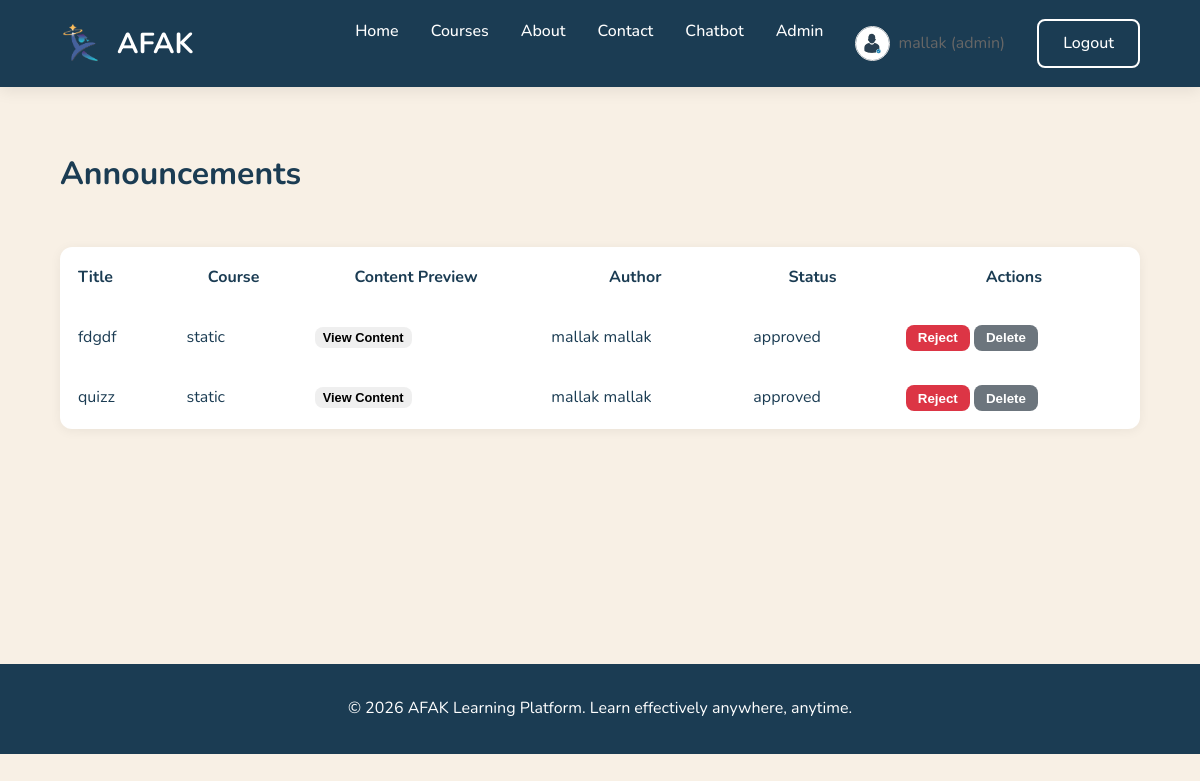
/admin/announcements.php (signed in), run on the app's committed database.
### tables this page shows
CREATE TABLE IF NOT EXISTS `announcements` (
  `id` int(10) UNSIGNED NOT NULL AUTO_INCREMENT,
  `course_id` int(10) UNSIGNED NOT NULL,
  `created_by` int(10) UNSIGNED NOT NULL,
  `title` varchar(255) NOT NULL,
  `content` text NOT NULL,
  `status` enum('draft','pending','approved','rejected') NOT NULL DEFAULT 'draft',
  `approved_by` int(10) UNSIGNED DEFAULT NULL,
  `approved_at` timestamp NULL DEFAULT NULL,
  `published_at` timestamp NULL DEFAULT NULL,
  `created_at` timestamp NULL DEFAULT CURRENT_TIMESTAMP,
  `updated_at` timestamp NULL DEFAULT CURRENT_TIMESTAMP ON UPDATE CURRENT_TIMESTAMP,
  PRIMARY KEY (`id`),
  KEY `created_by` (`created_by`),
  KEY `approved_by` (`approved_by`),
  KEY `idx_announcements_course` (`course_id`),
  KEY `idx_announcements_status` (`status`)
);

CREATE TABLE IF NOT EXISTS `courses` (
  `id` int(10) UNSIGNED NOT NULL AUTO_INCREMENT,
  `title` varchar(255) NOT NULL,
  `slug` varchar(191) NOT NULL,
  `description` text NOT NULL,
  `short_description` varchar(500) DEFAULT NULL,
  `thumbnail_url` varchar(500) DEFAULT NULL,
  `category_id` int(10) UNSIGNED DEFAULT NULL,
  `instructor_id` int(10) UNSIGNED NOT NULL,
  `status` enum('draft','pending_review','approved','rejected','published') NOT NULL DEFAULT 'draft',
  `is_free` tinyint(1) NOT NULL DEFAULT '1',
  `price` decimal(10,2) DEFAULT NULL,
  `duration_hours` int(10) UNSIGNED DEFAULT NULL COMMENT 'Estimated total hours',
  `level` enum('beginner','intermediate','advanced','all') DEFAULT 'all',
  `learning_style` enum('visual','verbal','mixed') NOT NULL DEFAULT 'mixed',
  `approved_by` int(10) UNSIGNED DEFAULT NULL,
  `approved_at` timestamp NULL DEFAULT NULL,
  `rejection_reason` text,
  `created_at` timestamp NULL DEFAULT CURRENT_TIMESTAMP,
  `updated_at` timestamp NULL DEFAULT CURRENT_TIMESTAMP ON UPDATE CURRENT_TIMESTAMP,
  `cover_url` varchar(500) DEFAULT NULL COMMENT 'Course cover image',
  PRIMARY KEY (`id`),
  UNIQUE KEY `slug` (`slug`),
  KEY `approved_by` (`approved_by`),
  KEY `idx_courses_status` (`status`),
  KEY `idx_courses_instructor` (`instructor_id`),
  KEY `idx_courses_category` (`category_id`)
);

CREATE TABLE IF NOT EXISTS `users` (
  `id` int(10) UNSIGNED NOT NULL AUTO_INCREMENT,
  `username` varchar(50) NOT NULL,
  `email` varchar(191) NOT NULL,
  `password_hash` varchar(255) NOT NULL,
  `first_name` varchar(100) NOT NULL,
  `last_name` varchar(100) NOT NULL,
  `role` enum('student','instructor','admin') NOT NULL DEFAULT 'student',
  `avatar_url` varchar(500) DEFAULT NULL,
  `bio` text,
  `is_active` tinyint(1) NOT NULL DEFAULT '1',
  `email_verified_at` timestamp NULL DEFAULT NULL,
  `last_login_at` timestamp NULL DEFAULT NULL,
  `created_at` timestamp NULL DEFAULT CURRENT_TIMESTAMP,
  `updated_at` timestamp NULL DEFAULT CURRENT_TIMESTAMP ON UPDATE CURRENT_TIMESTAMP,
  `survey_skipped` tinyint(1) DEFAULT '0',
  PRIMARY KEY (`id`),
  UNIQUE KEY `username` (`username`),
  UNIQUE KEY `email` (`email`),
  KEY `idx_users_role` (`role`)
);

### includes/functions.php (called while the page is built, shortened)
<?php
function e(string $str): string {
    return htmlspecialchars($str, ENT_QUOTES, 'UTF-8');
}

### admin/announcements.php (the view, shortened to what this page needs)
<?php
require_once __DIR__ . '/../config/db.php';
require_once __DIR__ . '/../includes/functions.php';
$announcements = $pdo->query("
    SELECT a.*, c.title as course_title, u.first_name, u.last_name
    FROM announcements a
    JOIN courses c ON a.course_id = c.id
    JOIN users u ON a.created_by = u.id
    ORDER BY a.created_at DESC
")->fetchAll();
require_once __DIR__ . '/../includes/header.php';
?>
<h2 class="section-title">Announcements</h2>
<table style="width: 100%; background: white; border-radius: 12px; overflow: hidden; box-shadow: 0 2px 12px rgba(0,0,0,0.06);">
    <thead>
        <tr style="background: var(--light);">
            <th style="padding: 1rem; text-align: left;">Title</th>
            <th style="padding: 1rem;">Course</th>
            <th style="padding: 1rem;">Content Preview</th>
            <th style="padding: 1rem;">Author</th>
            <th style="padding: 1rem;">Status</th>
            <th style="padding: 1rem;">Actions</th>
        </tr>
    </thead>
    <tbody>
        <?php foreach ($announcements as $a): ?>
        <tr style="border-top: 1px solid var(--border);">
            <td style="padding: 1rem;"><?= e($a['title']) ?></td>
            <td style="padding: 1rem;"><?= e($a['course_title']) ?></td>
            <td style="padding: 1rem;">
                <button type="button" class="btn btn-secondary" style="padding: 0.2rem 0.5rem; font-size: 0.8rem;"
                        onclick="togglePreview(<?= $a['id'] ?>)">View Content</button>
            </td>
            <td style="padding: 1rem;"><?= e($a['first_name'] . ' ' . $a['last_name']) ?></td>
            <td style="padding: 1rem;"><?= e($a['status']) ?></td>
            <td style="padding: 1rem;">
                <?php if ($a['status'] === 'draft' || $a['status'] === 'approved'): ?>
                <form method="POST" style="display: inline;">
                    <button type="submit" name="action" value="reject" class="btn" style="background: #dc3545; color: white; padding: 0.35rem 0.75rem;">Reject</button>
                </form>
                <?php endif; ?>
                <form method="POST" style="display: inline;" onsubmit="return confirm('Are you sure you want to delete this announcement?');">
                    <button type="submit" name="action" value="delete" class="btn" style="background: #6c757d; color: white; padding: 0.35rem 0.75rem;">Delete</button>
                </form>
            </td>
        </tr>
        <?php endforeach ?>
    </tbody>
</table>
<?php require_once __DIR__ . '/../includes/footer.php'; ?>

### assets/css/style.css (style rules this page uses)
:root { --primary: #1B3C53; --primary-dark: #163042; --accent: #73AF6F; --beige: #EADBC8; --beige-dark: #DAC0A3; --background: #F8F0E5; --white: #ffffff; --border: #e6e6e6; --text: #1B3C53; --text-muted: #666; --dark: #1B3C53; --shadow: 0 4px 15px rgba(0,0,0,0.08); }
* { margin: 0; padding: 0; box-sizing: border-box; }
body { font-family: 'Nunito', sans-serif; background: var(--background); color: var(--text); line-height: 1.6; }
.btn { display: inline-block; padding: 0.6rem 1.5rem; border-radius: 8px; font-weight: 600; border: none; cursor: pointer; transition: 0.3s ease; }
.section-title { font-size: 2rem; margin: 3rem 0; }

### data on the page
announcements: title "fdgdf", course.title "static", created_by.last_name "mallak mallak", status "approved"
announcements: title "quizz", course.title "static", created_by.last_name "mallak mallak", status "approved"

### other printed values
$_SESSION['first_name'] "mallak"
$_SESSION['role'] "admin"
